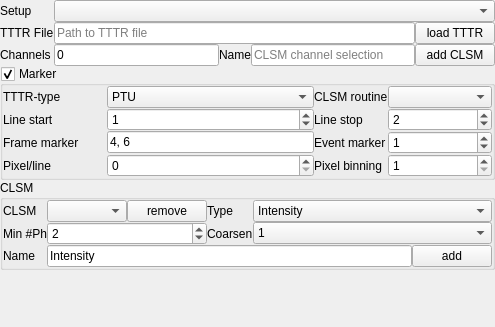
        <widget class="QDockWidget" name="dockWidget">
         <property name="sizePolicy">
          <sizepolicy hsizetype="Preferred" vsizetype="Minimum">
           <horstretch>0</horstretch>
           <verstretch>0</verstretch>
          </sizepolicy>
         </property>
         <property name="minimumSize">
          <size>
           <width>495</width>
           <height>327</height>
          </size>
         </property>
         <property name="floating">
          <bool>false</bool>
         </property>
         <property name="features">
          <set>QDockWidget::DockWidgetFloatable|QDockWidget::DockWidgetMovable</set>
         </property>
         <property name="allowedAreas">
          <set>Qt::AllDockWidgetAreas</set>
         </property>
         <property name="windowTitle">
          <string>Load CLSM data</string>
         </property>
         <widget class="QWidget" name="dockWidgetContents">
          <layout class="QVBoxLayout" name="verticalLayout_2">
           <property name="spacing">
            <number>0</number>
           </property>
           <property name="leftMargin">
            <number>0</number>
           </property>
           <property name="topMargin">
            <number>0</number>
           </property>
           <property name="rightMargin">
            <number>0</number>
           </property>
           <property name="bottomMargin">
            <number>0</number>
           </property>
           <item>
            <layout class="QGridLayout" name="gridLayout_6">
             <property name="spacing">
              <number>0</number>
             </property>
             <item row="2" column="0">
              <widget class="QLabel" name="label">
               <property name="sizePolicy">
                <sizepolicy hsizetype="Fixed" vsizetype="Preferred">
                 <horstretch>0</horstretch>
                 <verstretch>0</verstretch>
                </sizepolicy>
               </property>
               <property name="text">
                <string>Channels</string>
               </property>
              </widget>
             </item>
             <item row="2" column="1">
              <widget class="QLineEdit" name="lineEdit_3">
               <property name="sizePolicy">
                <sizepolicy hsizetype="Minimum" vsizetype="Fixed">
                 <horstretch>0</horstretch>
                 <verstretch>0</verstretch>
                </sizepolicy>
               </property>
               <property name="toolTip">
                <string>&lt;html&gt;&lt;head/&gt;&lt;body&gt;&lt;p&gt;List of channel numbers. The channel numbers should be separated by commas&lt;/p&gt;&lt;/body&gt;&lt;/html&gt;</string>
               </property>
               <property name="text">
                <string>0</string>
               </property>
              </widget>
             </item>
             <item row="1" column="0">
              <widget class="QLabel" name="label_2">
               <property name="sizePolicy">
                <sizepolicy hsizetype="Fixed" vsizetype="Preferred">
                 <horstretch>0</horstretch>
                 <verstretch>0</verstretch>
                </sizepolicy>
               </property>
               <property name="text">
                <string>TTTR File</string>
               </property>
              </widget>
             </item>
             <item row="0" column="0">
              <widget class="QLabel" name="label_14">
               <property name="text">
                <string>Setup</string>
               </property>
              </widget>
             </item>
             <item row="2" column="2">
              <widget class="QLabel" name="label_19">
               <property name="sizePolicy">
                <sizepolicy hsizetype="Fixed" vsizetype="Preferred">
                 <horstretch>0</horstretch>
                 <verstretch>0</verstretch>
                </sizepolicy>
               </property>
               <property name="text">
                <string>Name</string>
               </property>
              </widget>
             </item>
             <item row="2" column="3">
              <widget class="QLineEdit" name="lineEdit_6">
               <property name="sizePolicy">
                <sizepolicy hsizetype="Minimum" vsizetype="Fixed">
                 <horstretch>0</horstretch>
                 <verstretch>0</verstretch>
                </sizepolicy>
               </property>
               <property name="toolTip">
                <string>&lt;html&gt;&lt;head/&gt;&lt;body&gt;&lt;p&gt;Name of the added CLSM dataset (a CLSM dataset assign TTTR event indices to pixels in an image).&lt;/p&gt;&lt;/body&gt;&lt;/html&gt;</string>
               </property>
               <property name="text">
                <string/>
               </property>
               <property name="placeholderText">
                <string>CLSM channel selection</string>
               </property>
              </widget>
             </item>
             <item row="2" column="4">
              <widget class="QPushButton" name="pushButton_13">
               <property name="sizePolicy">
                <sizepolicy hsizetype="Minimum" vsizetype="Fixed">
                 <horstretch>0</horstretch>
                 <verstretch>0</verstretch>
                </sizepolicy>
               </property>
               <property name="toolTip">
                <string>&lt;html&gt;&lt;head/&gt;&lt;body&gt;&lt;p&gt;Assigns photons that with routing channel numbers specidied to the right to pixels.&lt;/p&gt;&lt;/body&gt;&lt;/html&gt;</string>
               </property>
               <property name="text">
                <string>add CLSM</string>
               </property>
              </widget>
             </item>
             <item row="0" column="1" colspan="4">
              <widget class="QComboBox" name="comboBox_5">
               <property name="sizePolicy">
                <sizepolicy hsizetype="Minimum" vsizetype="Fixed">
                 <horstretch>0</horstretch>
                 <verstretch>0</verstretch>
                </sizepolicy>
               </property>
              </widget>
             </item>
             <item row="1" column="1" colspan="3">
              <widget class="QLineEdit" name="lineEdit">
               <property name="sizePolicy">
                <sizepolicy hsizetype="Minimum" vsizetype="Fixed">
                 <horstretch>0</horstretch>
                 <verstretch>0</verstretch>
                </sizepolicy>
               </property>
               <property name="toolTip">
                <string>Either paste the path to a TTTR file and click on load or click on load.</string>
               </property>
               <property name="placeholderText">
                <string>Path to TTTR file</string>
               </property>
              </widget>
             </item>
             <item row="1" column="4">
              <widget class="QPushButton" name="pushButton_12">
               <property name="sizePolicy">
                <sizepolicy hsizetype="Fixed" vsizetype="Fixed">
                 <horstretch>0</horstretch>
                 <verstretch>0</verstretch>
                </sizepolicy>
               </property>
               <property name="toolTip">
                <string>&lt;html&gt;&lt;head/&gt;&lt;body&gt;&lt;p&gt;Load TTTR data of a file. If the line to the left points to an existing file, the file is processed as a TTTR file.&lt;/p&gt;&lt;/body&gt;&lt;/html&gt;</string>
               </property>
               <property name="text">
                <string>load TTTR</string>
               </property>
              </widget>
             </item>
            </layout>
           </item>
           <item>
            <widget class="QGroupBox" name="groupBox_2">
             <property name="sizePolicy">
              <sizepolicy hsizetype="Minimum" vsizetype="Minimum">
               <horstretch>0</horstretch>
               <verstretch>0</verstretch>
              </sizepolicy>
             </property>
             <property name="title">
              <string>Marker </string>
             </property>
             <property name="checkable">
              <bool>true</bool>
             </property>
             <layout class="QVBoxLayout" name="verticalLayout_14">
              <property name="spacing">
               <number>0</number>
              </property>
              <property name="leftMargin">
               <number>0</number>
              </property>
              <property name="topMargin">
               <number>0</number>
              </property>
              <property name="rightMargin">
               <number>0</number>
              </property>
              <property name="bottomMargin">
               <number>0</number>
              </property>
              <item>
               <widget class="QWidget" name="widget_3" native="true">
                <layout class="QGridLayout" name="gridLayout_4">
                 <property name="leftMargin">
                  <number>0</number>
                 </property>
                 <property name="topMargin">
                  <number>0</number>
                 </property>
                 <property name="rightMargin">
                  <number>0</number>
                 </property>
                 <property name="bottomMargin">
                  <number>0</number>
                 </property>
                 <property name="spacing">
                  <number>0</number>
                 </property>
                 <item row="0" column="4">
                  <widget class="QComboBox" name="comboBox">
                   <property name="sizePolicy">
                    <sizepolicy hsizetype="Minimum" vsizetype="Fixed">
                     <horstretch>0</horstretch>
                     <verstretch>0</verstretch>
                    </sizepolicy>
                   </property>
                   <property name="toolTip">
                    <string>&lt;html&gt;&lt;head/&gt;&lt;body&gt;&lt;p&gt;The routine used to process the line and frame markers&lt;/p&gt;&lt;/body&gt;&lt;/html&gt;</string>
                   </property>
                  </widget>
                 </item>
                 <item row="0" column="3">
                  <widget class="QLabel" name="label_11">
                   <property name="sizePolicy">
                    <sizepolicy hsizetype="Fixed" vsizetype="Preferred">
                     <horstretch>0</horstretch>
                     <verstretch>0</verstretch>
                    </sizepolicy>
                   </property>
                   <property name="text">
                    <string>CLSM routine</string>
                   </property>
                  </widget>
                 </item>
                 <item row="0" column="1" colspan="2">
                  <widget class="QComboBox" name="comboBox_4">
                   <property name="sizePolicy">
                    <sizepolicy hsizetype="Minimum" vsizetype="Fixed">
                     <horstretch>0</horstretch>
                     <verstretch>0</verstretch>
                    </sizepolicy>
                   </property>
                   <item>
                    <property name="text">
                     <string>PTU</string>
                    </property>
                   </item>
                   <item>
                    <property name="text">
                     <string>HT3</string>
                    </property>
                   </item>
                  </widget>
                 </item>
                 <item row="0" column="0">
                  <widget class="QLabel" name="label_8">
                   <property name="text">
                    <string>TTTR-type</string>
                   </property>
                  </widget>
                 </item>
                 <item row="1" column="0">
                  <widget class="QLabel" name="label_5">
                   <property name="sizePolicy">
                    <sizepolicy hsizetype="Minimum" vsizetype="Preferred">
                     <horstretch>0</horstretch>
                     <verstretch>0</verstretch>
                    </sizepolicy>
                   </property>
                   <property name="text">
                    <string>Line start</string>
                   </property>
                  </widget>
                 </item>
                 <item row="3" column="0">
                  <widget class="QLabel" name="label_10">
                   <property name="text">
                    <string>Pixel/line</string>
                   </property>
                  </widget>
                 </item>
                 <item row="1" column="3">
                  <widget class="QLabel" name="label_6">
                   <property name="sizePolicy">
                    <sizepolicy hsizetype="Minimum" vsizetype="Preferred">
                     <horstretch>0</horstretch>
                     <verstretch>0</verstretch>
                    </sizepolicy>
                   </property>
                   <property name="text">
                    <string>Line stop</string>
                   </property>
                  </widget>
                 </item>
                 <item row="3" column="4">
                  <widget class="QSpinBox" name="spinBox_3">
                   <property name="minimum">
                    <number>1</number>
                   </property>
                   <property name="value">
                    <number>1</number>
                   </property>
                  </widget>
                 </item>
                 <item row="2" column="0">
                  <widget class="QLabel" name="label_4">
                   <property name="sizePolicy">
                    <sizepolicy hsizetype="Minimum" vsizetype="Preferred">
                     <horstretch>0</horstretch>
                     <verstretch>0</verstretch>
                    </sizepolicy>
                   </property>
                   <property name="text">
                    <string>Frame marker</string>
                   </property>
                  </widget>
                 </item>
                 <item row="2" column="1" colspan="2">
                  <widget class="QLineEdit" name="lineEdit_2">
                   <property name="sizePolicy">
                    <sizepolicy hsizetype="Preferred" vsizetype="Fixed">
                     <horstretch>0</horstretch>
                     <verstretch>0</verstretch>
                    </sizepolicy>
                   </property>
                   <property name="toolTip">
                    <string>&lt;html&gt;&lt;head/&gt;&lt;body&gt;&lt;p&gt;List of marker numbers that are separated by commas.&lt;/p&gt;&lt;/body&gt;&lt;/html&gt;</string>
                   </property>
                   <property name="text">
                    <string>4, 6</string>
                   </property>
                  </widget>
                 </item>
                 <item row="2" column="3">
                  <widget class="QLabel" name="label_7">
                   <property name="sizePolicy">
                    <sizepolicy hsizetype="Minimum" vsizetype="Preferred">
                     <horstretch>0</horstretch>
                     <verstretch>0</verstretch>
                    </sizepolicy>
                   </property>
                   <property name="text">
                    <string>Event marker</string>
                   </property>
                  </widget>
                 </item>
                 <item row="3" column="3">
                  <widget class="QLabel" name="label_16">
                   <property name="text">
                    <string>Pixel binning</string>
                   </property>
                  </widget>
                 </item>
                 <item row="3" column="1" colspan="2">
                  <widget class="QSpinBox" name="spinBox_7">
                   <property name="toolTip">
                    <string>&lt;html&gt;&lt;head/&gt;&lt;body&gt;&lt;p&gt;If this value is set to zero the number of pixels per line will correspond to the number of lines.&lt;/p&gt;&lt;/body&gt;&lt;/html&gt;</string>
                   </property>
                   <property name="maximum">
                    <number>4096</number>
                   </property>
                   <property name="value">
                    <number>0</number>
                   </property>
                  </widget>
                 </item>
                 <item row="1" column="1" colspan="2">
                  <widget class="QSpinBox" name="spinBox_4">
                   <property name="value">
                    <number>1</number>
                   </property>
                  </widget>
                 </item>
                 <item row="2" column="4">
                  <widget class="QSpinBox" name="spinBox_6">
                   <property name="sizePolicy">
                    <sizepolicy hsizetype="Preferred" vsizetype="Fixed">
                     <horstretch>0</horstretch>
                     <verstretch>0</verstretch>
                    </sizepolicy>
                   </property>
                   <property name="value">
                    <number>1</number>
                   </property>
                  </widget>
                 </item>
                 <item row="1" column="4">
                  <widget class="QSpinBox" name="spinBox_5">
                   <property name="value">
                    <number>2</number>
                   </property>
                  </widget>
                 </item>
                </layout>
               </widget>
              </item>
             </layout>
            </widget>
           </item>
           <item>
            <widget class="QGroupBox" name="groupBox_3">
             <property name="sizePolicy">
              <sizepolicy hsizetype="Minimum" vsizetype="Fixed">
               <horstretch>0</horstretch>
               <verstretch>0</verstretch>
              </sizepolicy>
             </property>
             <property name="title">
              <string>CLSM</string>
             </property>
             <layout class="QGridLayout" name="gridLayout">
              <property name="leftMargin">
               <number>0</number>
              </property>
              <property name="topMargin">
               <number>0</number>
              </property>
              <property name="rightMargin">
               <number>0</number>
              </property>
              <property name="bottomMargin">
               <number>0</number>
              </property>
              <property name="spacing">
               <number>0</number>
              </property>
              <item row="0" column="0">
               <widget class="QLabel" name="label_9">
                <property name="text">
                 <string>CLSM</string>
                </property>
               </widget>
              </item>
              <item row="0" column="2">
               <widget class="QPushButton" name="pushButton_14">
                <property name="sizePolicy">
                 <sizepolicy hsizetype="Fixed" vsizetype="Fixed">
                  <horstretch>0</horstretch>
                  <verstretch>0</verstretch>
                 </sizepolicy>
                </property>
                <property name="text">
                 <string>remove</string>
                </property>
               </widget>
              </item>
              <item row="0" column="1">
               <widget class="QComboBox" name="comboBox_9">
                <property name="sizePolicy">
                 <sizepolicy hsizetype="Minimum" vsizetype="Fixed">
                  <horstretch>0</horstretch>
                  <verstretch>0</verstretch>
                 </sizepolicy>
                </property>
               </widget>
              </item>
              <item row="3" column="0">
               <widget class="QLabel" name="label_21">
                <property name="sizePolicy">
                 <sizepolicy hsizetype="Fixed" vsizetype="Preferred">
                  <horstretch>0</horstretch>
                  <verstretch>0</verstretch>
                 </sizepolicy>
                </property>
                <property name="text">
                 <string>Name</string>
                </property>
               </widget>
              </item>
              <item row="0" column="3">
               <widget class="QLabel" name="label_12">
                <property name="sizePolicy">
                 <sizepolicy hsizetype="Fixed" vsizetype="Preferred">
                  <horstretch>0</horstretch>
                  <verstretch>0</verstretch>
                 </sizepolicy>
                </property>
                <property name="text">
                 <string>Type</string>
                </property>
               </widget>
              </item>
              <item row="1" column="1" colspan="2">
               <widget class="QSpinBox" name="spinBox">
                <property name="toolTip">
                 <string>&lt;html&gt;&lt;head/&gt;&lt;body&gt;&lt;p&gt;The minimum number of photons in a pixel. For pixels with less photons no mean micro time is calculated.&lt;/p&gt;&lt;/body&gt;&lt;/html&gt;</string>
                </property>
                <property name="value">
                 <number>2</number>
                </property>
               </widget>
              </item>
              <item row="1" column="3">
               <widget class="QLabel" name="label_18">
                <property name="sizePolicy">
                 <sizepolicy hsizetype="Fixed" vsizetype="Preferred">
                  <horstretch>0</horstretch>
                  <verstretch>0</verstretch>
                 </sizepolicy>
                </property>
                <property name="text">
                 <string>Coarsen</string>
                </property>
               </widget>
              </item>
              <item row="1" column="0">
               <widget class="QLabel" name="label_15">
                <property name="sizePolicy">
                 <sizepolicy hsizetype="Minimum" vsizetype="Preferred">
                  <horstretch>0</horstretch>
                  <verstretch>0</verstretch>
                 </sizepolicy>
                </property>
                <property name="text">
                 <string>Min #Ph</string>
                </property>
               </widget>
              </item>
              <item row="1" column="4" colspan="3">
               <widget class="QComboBox" name="comboBox_6">
                <property name="sizePolicy">
                 <sizepolicy hsizetype="Minimum" vsizetype="Fixed">
                  <horstretch>0</horstretch>
                  <verstretch>0</verstretch>
                 </sizepolicy>
                </property>
                <item>
                 <property name="text">
                  <string>1</string>
                 </property>
                </item>
                <item>
                 <property name="text">
                  <string>2</string>
                 </property>
                </item>
                <item>
                 <property name="text">
                  <string>4</string>
                 </property>
                </item>
                <item>
                 <property name="text">
                  <string>8</string>
                 </property>
                </item>
                <item>
                 <property name="text">
                  <string>16</string>
                 </property>
                </item>
               </widget>
              </item>
              <item row="3" column="6">
               <widget class="QPushButton" name="pushButton">
                <property name="sizePolicy">
                 <sizepolicy hsizetype="Fixed" vsizetype="Fixed">
                  <horstretch>0</horstretch>
                  <verstretch>0</verstretch>
                 </sizepolicy>
                </property>
                <property name="toolTip">
                 <string>&lt;html&gt;&lt;head/&gt;&lt;body&gt;&lt;p&gt;Add a representation of the data conatined in the CLSM image.&lt;/p&gt;&lt;/body&gt;&lt;/html&gt;</string>
                </property>
                <property name="text">
                 <string>add</string>
                </property>
               </widget>
              </item>
              <item row="3" column="1" colspan="5">
               <widget class="QLineEdit" name="lineEdit_4">
                <property name="sizePolicy">
                 <sizepolicy hsizetype="MinimumExpanding" vsizetype="Fixed">
                  <horstretch>0</horstretch>
                  <verstretch>0</verstretch>
                 </sizepolicy>
                </property>
                <property name="toolTip">
                 <string>&lt;html&gt;&lt;head/&gt;&lt;body&gt;&lt;p&gt;The name by which the image is referred to.&lt;/p&gt;&lt;/body&gt;&lt;/html&gt;</string>
                </property>
                <property name="text">
                 <string>Intensity</string>
                </property>
                <property name="placeholderText">
                 <string>Image name</string>
                </property>
               </widget>
              </item>
              <item row="0" column="4" colspan="3">
               <widget class="QComboBox" name="comboBox_3">
                <property name="sizePolicy">
                 <sizepolicy hsizetype="MinimumExpanding" vsizetype="Fixed">
                  <horstretch>0</horstretch>
                  <verstretch>0</verstretch>
                 </sizepolicy>
                </property>
                <item>
                 <property name="text">
                  <string>Intensity</string>
                 </property>
                </item>
                <item>
                 <property name="text">
                  <string>Mean micro time</string>
                 </property>
                </item>
                <item>
                 <property name="text">
                  <string>Intensity, Mean micro time</string>
                 </property>
                </item>
               </widget>
              </item>
             </layout>
            </widget>
           </item>
           <item>
            <spacer name="verticalSpacer">
             <property name="orientation">
              <enum>Qt::Vertical</enum>
             </property>
             <property name="sizeHint" stdset="0">
              <size>
               <width>20</width>
               <height>21</height>
              </size>
             </property>
            </spacer>
           </item>
          </layout>
         </widget>
        </widget>
